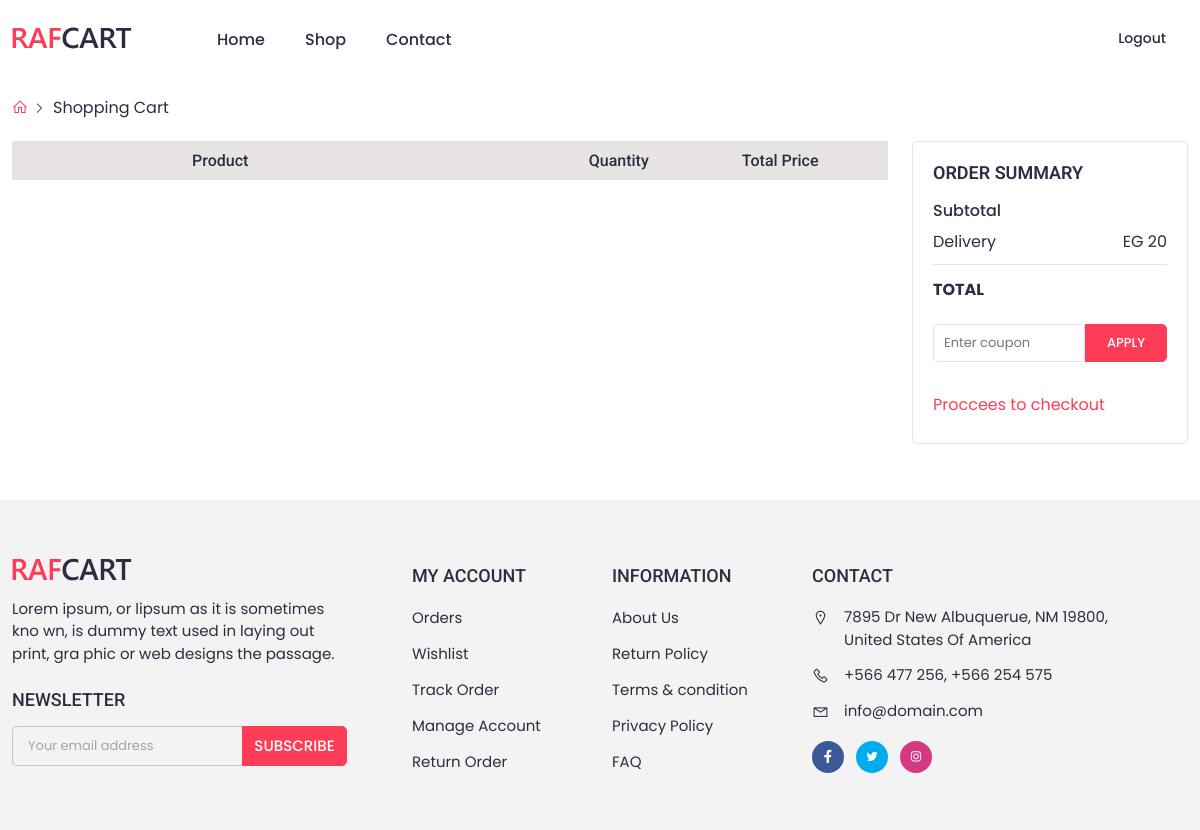
The page /shop/cart/ (signed in) on the database as committed earlier.
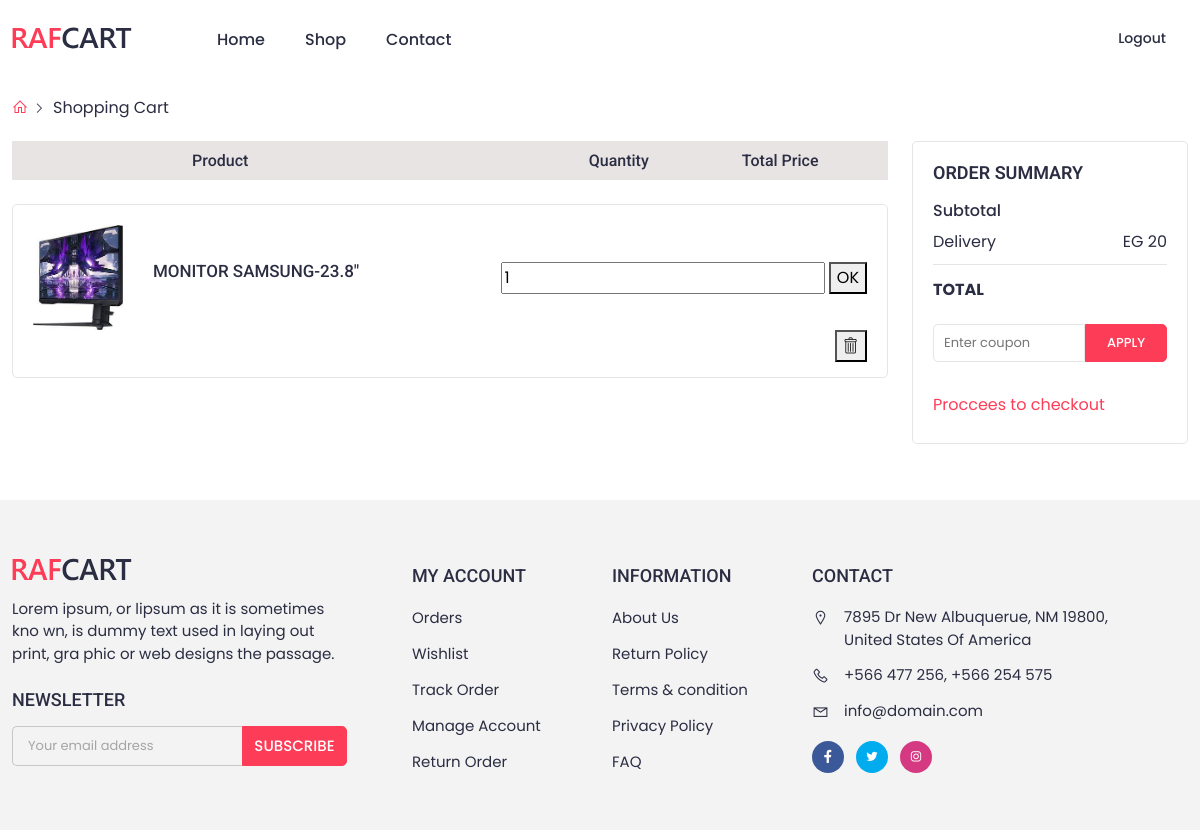
The same page on the database as committed later.
### shop/models.py (models this page shows, shortened)
class CartItem(models.Model):
    cart = models.ForeignKey(Cart, on_delete=models.CASCADE)
    product = models.ForeignKey(Product, on_delete=models.CASCADE)
    quantity = models.PositiveIntegerField(default=1)

class Product(models.Model):
    user = models.ForeignKey(CustomUser,on_delete=models.CASCADE,related_name='Product_user',null=True,blank=True)
    Name = models.CharField(max_length=60)
    Price = models.FloatField()
    Description = models.TextField(max_length=2000)
    Image = models.ImageField(upload_to='images/')
    Availability = models.BooleanField(default=True)
    Color=ColorField(default='#000000')
    Category=models.ForeignKey(Category, on_delete=models.SET_NULL, related_name="products",null=True)
    SubCategory=models.ForeignKey(SubCategory, on_delete=models.SET_NULL, related_name="products",null=True)
    Brand = models.ForeignKey(Brand, on_delete=models.CASCADE, related_name="Brand_Product",null=True)

### shop/views.py (the view, shortened to what this page needs)
# urls.py: path('cart/', views.view_cart, name='cart'),
def view_cart(request):
    if request.user.is_authenticated:
        cart = Cart.objects.filter(user=request.user).first()
        if cart:
            cart_items = CartItem.objects.filter(cart=cart)
        else:
            cart_items = None
        quantity_choices = list(range(1, 11))
        return render(request, 'shop/cart.html', {'cart_items': cart_items, 'quantity_choices': quantity_choices})
    else:
        return render(request, 'shop/cart.html', {'cart_items': None})

### templates/shop/cart.html (shortened to what this page needs)
{% extends 'base.html' %}
{% load static %}
{% block content %}
    <div class="container">
      <div class="breadcrumbs">
        <a href="{% url 'home'  %}"><i class="las la-home"></i></a>
        <a href="#" class="active">Shopping Cart</a>
      </div>
    </div>
     <div class="cart_area section_padding_b">
      <div class="container">
        <div class="row">
          <div class="col-lg-9">
            <h4 class="shop_cart_title sopcart_ttl d-none d-lg-flex">
              <span>Product</span>
              <span>Quantity</span>
              <span>Total Price</span>
            </h4>
            <div class="shop_cart_wrap">
                {% for item in cart_items %}
                  <div class="single_shop_cart d-flex align-items-center flex-wrap">
                      <div class="cart_img mb-4 mb-md-0">
                          <img loading="lazy" src="{{ item.product.Image.url }}" alt="product" />
                      </div>
                      <div class="cart_cont">
                          <a href="product-view.html">
                              <h5>{{ item.product.Name }}</h5>
                          </a>
                      </div>
                        <div class="cart_qnty d-flex align-items-center ms-md-auto">
                            <form method="post" action="{% url 'add_to_cart' product_id=item.product.id %}">
                                <input type="number" name="quantity" value="{{ item.quantity }}" min="1">
                                <button type="submit">OK</button>
                            </form>
                        </div>
                      <div class="cart_remove ms-auto">
                          <form action="{% url 'delete_cart_item' item.id %}" method="post">
                              <button type="submit"> <i class="icon-trash"></i> </button>
                          </form>
                      </div>
                  </div>
              {% endfor %}
            </div>
          </div>
          <div class="col-lg-3 mt-4 mt-lg-0">
            <div class="cart_summary">
              <h4>Order Summary</h4>
              <div class="cartsum_text d-flex justify-content-between">
                <p class="text-semibold">Subtotal</p>
              </div>
              <div class="cartsum_text d-flex justify-content-between">
                <p>Delivery</p>
                <p>EG 20</p>
              </div>
              <div class="cart_sum_total d-flex justify-content-between">
                <p>Total</p>
              </div>
              <div class="cart_sum_coupon">
                <input type="text" placeholder="Enter coupon" />
                <button>apply</button>
              </div>
              <div class="cart_sum_pros">
                 <a href="{% url 'checkout'  %}"> Proccees to checkout  </a>
              </div>
            </div>
          </div>
        </div>
      </div>
    </div>
{% endblock content %}

### templates/base.html (shortened to what this page needs)
{% load static %}
<!DOCTYPE html>
<html lang="en">
<head>
    <link rel="stylesheet" href="{% static 'assets/css/bootstrap.min.css' %}">
    <link rel="stylesheet" href="{% static 'assets/css/jquery-ui.css' %}">
    <link rel="stylesheet" href="{% static 'assets/css/slick.css' %}">
    <link rel="stylesheet" href="{% static 'assets/css/line-awesome.css' %}">
    <link rel="stylesheet" href="{% static 'assets/css/nice-select.css' %}">
    <link rel="stylesheet" href="{% static 'assets/css/style.css' %}">
    <link rel="stylesheet" href="{% static 'assets/css/responsive.css' %}">
</head>
<body>
    <header class="home-2 d-none d-lg-block">
        <div class="container">
            <div class="d-flex align-items-center">
                <div class="logo">
                    <a href="{% url 'home' %}">
                        <img loading="lazy"  src="{% static 'assets/images/svg/logo.svg' %}" alt="logo">
                    </a>
                </div>
                <ul class="nav_bar flex-grow-1">
                    <li><a href="{% url 'home' %}">Home</a></li>
                    <li><a href="{% url 'shop' %}">Shop</a></li>
                    <li><a href="{% url 'contact' %}">contact</a></li>
                    <li class="tophead_items ms-auto">
                        <div class="me-3">
                            {% if user.is_authenticated %}
                                <a class="text-semibold" href="{% url 'logout' %}">Logout</a>
                            {% else %}
                                <a class="text-semibold me-0" href="{% url 'signin' %}">login</a><span class="text_xs">/</span>
                                <a class="text-semibold" href="{% url 'signup' %}">Register</a>
                            {% endif %}
                        </div>
                    </li>
                </ul>
            </div>
        </div>
    </header>
    {% block content %}
    {% endblock content %}
    <footer>
        <div class="container">
            <div class="row">
                <div class="col-lg-4 mb-4 mb-md-0">
                    <div class="row">
                        <div class="col-12 col-md-6 col-lg-12">
                            <div class="footer_logo">
                               <img loading="lazy"  src="{% static 'images/svg/logo.svg' %}" alt="easy shop">
                            </div>
                            <div class="footet_text">
                                <p>Lorem ipsum, or lipsum as it is sometimes kno
                                    wn, is dummy text used in laying out print, gra
                                    phic or web designs the passage.</p>
                            </div>
                        </div>
                        <div class="col-12 col-md-6 col-lg-12">
                            <div class="footer_newslet">
                                <h4>Newsletter</h4>
                                <form class="footernews_form">
                                    <input type="text" placeholder="Your email address">
                                    <button type="submit" class="default_btn">Subscribe</button>
                                </form>
                            </div>
                        </div>
                    </div>
                </div>
                <div class="col-lg-4 mb-3 mb-md-0">
                    <div class="row">
                        <div class="col-6">
                            <div class="footer_menu">
                                <h4 class="footer_title">My Account</h4>
                                <a href="account-order-history.html">Orders</a>
                                <a href="wish-list.html">Wishlist</a>
                                <a href="track-order.html">Track Order</a>
                                <a href="#">Manage Account</a>
                                <a href="return-order.html">Return Order</a>
                            </div>
                        </div>
                        <div class="col-6">
                            <div class="footer_menu">
                                <h4 class="footer_title">Information</h4>
                                <a href="about-us.html">About Us</a>
                                <a href="return-policy.html">Return Policy</a>
                                <a href="terms-condition.html">Terms & condition</a>
                                <a href="privacy-policy.html">Privacy Policy</a>
                                <a href="faq.html">FAQ</a>
                            </div>
                        </div>
                    </div>
                </div>
                <div class="col-lg-4">
                    <div class="footer_download">
                        <div class="row">
                            <div class="col-lg-6 col-lg-12">
                                <h4 class="footer_title">Contact</h4>
                                <div class="footer_contact">
                                    <p>
                                        <span class="icn"><i class="las la-map-marker-alt"></i></span>
                                        7895 Dr New Albuquerue, NM 19800, <br> United
                                        States Of America
                                    </p>
                                    <p class="phn">
                                        <span class="icn"><i class="las la-phone"></i></span>
                                        +566 477 256, +566 254 575
                                    </p>
                                    <p class="eml">
                                        <span class="icn"><i class="lar la-envelope"></i></span>
                                        info@domain.com
                                    </p>
                                </div>
                            </div>
                            <div class="footer_social col-lg-6 col-lg-12">
                                <div class="footer_icon d-flex">
                                    <a href="#" class="facebook"><i class="lab la-facebook-f"></i></a>
                                    <a href="#" class="twitter"><i class="lab la-twitter"></i></a>
                                    <a href="#" class="instagram"><i class="lab la-instagram"></i></a>
                                </div>
                            </div>
                        </div>
                    </div>
                </div>
            </div>
        </div>
    </footer>
</body>
</html>

### static/assets/css/responsive.css (style rules this page uses)
@media (min-width: 1200px) { .container, .container-lg { max-width: 1200px; } }
@media (min-width: 1200px) { .footet_text p { max-width: 330px; } }

Rows that differ between the two databases and show on the page:
added CartItem: product.Image (picture), product.Name "MONITOR SAMSUNG-23.8\"", quantity "1"
